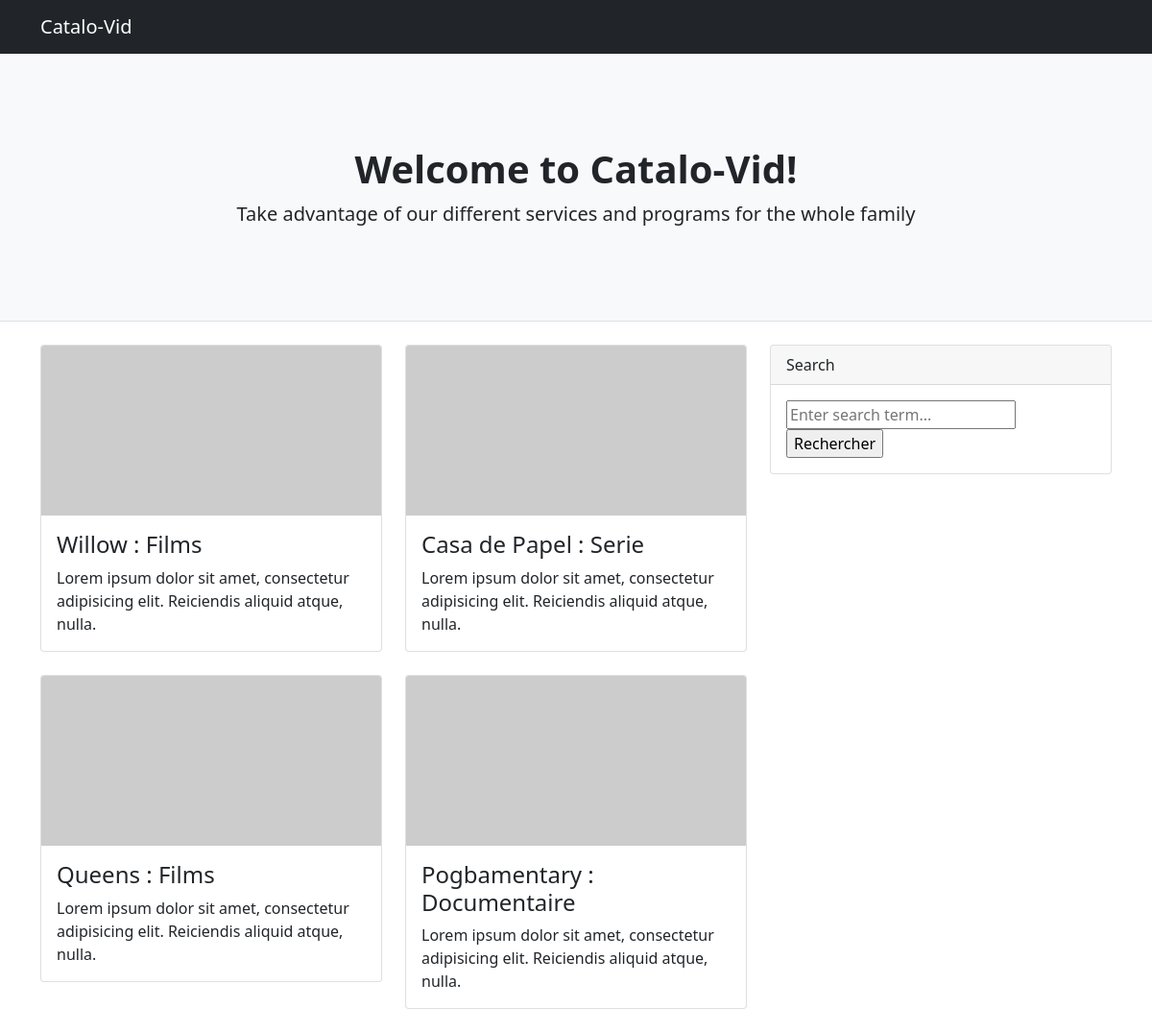
The page / on the database its author committed.
### tables this page shows
CREATE TABLE IF NOT EXISTS `video` (
  `idvideo` int(11) NOT NULL AUTO_INCREMENT,
  `titre` char(25) DEFAULT NULL,
  `idmaison` int(11) DEFAULT NULL,
  `idcategorie` int(11) DEFAULT NULL,
  PRIMARY KEY (`idvideo`),
  KEY `idmaison` (`idmaison`),
  KEY `idcategorie` (`idcategorie`)
);

CREATE TABLE IF NOT EXISTS `categorie` (
  `idcategorie` int(11) NOT NULL AUTO_INCREMENT,
  `nom_categorie` char(25) DEFAULT NULL,
  PRIMARY KEY (`idcategorie`)
);

### Proprio/admin/affvideo.php (called while the page is built, shortened)
<?php
    require ('dbconnexion.php');
    $re = $bdd->query('SELECT * FROM video, maison, categorie WHERE video.idmaison = maison.idmaison AND categorie.idcategorie = video.idcategorie');
?>

### index.php (the view, shortened to what this page needs)
<?php  require('./Proprio/admin/affvideo.php'); ?>
<!DOCTYPE html>
<html lang="en">
    <head>
        <link href="Proprio/css/styles.css" rel="stylesheet" />
    </head>
    <body>
        <nav class="navbar navbar-expand-lg navbar-dark bg-dark">
            <div class="container">
                <a class="navbar-brand" href="#!">Catalo-Vid</a>
            </div>
        </nav>
        <header class="py-5 bg-light border-bottom mb-4">
            <div class="container">
                <div class="text-center my-5">
                    <h1 class="fw-bolder">Welcome to Catalo-Vid!</h1>
                    <p class="lead mb-0">Take advantage of our different services and programs for the whole family</p>
                </div>
            </div>
        </header>
        <div class="container">
            <div class="row">
                <div class="col-lg-8">
                    <div class="row">
                    <?php
                        if ($re->rowCount() > 0) {
                            while($trouver = $re->fetch()) { ?>
                        <div class="col-lg-6">
                            <div class="card mb-4">
                                <a href="#!"><img class="card-img-top" src="https://dummyimage.com/700x350/dee2e6/6c757d.jpg" alt="..." /></a>
                                <div class="card-body">
                                    <h2 class="card-title h4"><?= $trouver['titre']; ?> : <?= $trouver['nom_categorie']; ?> </h2>
                                    <p class="card-text">Lorem ipsum dolor sit amet, consectetur adipisicing elit. Reiciendis aliquid atque, nulla.</p>
                                </div>
                            </div>
                        </div>
                    <?php }  } else {
                        ?>
                        <h2>Aucune reponse trouver</h2>
                        <?php
                    }
                ?>
                    </div>
                </div>
                <div class="col-lg-4">
                    <div class="card mb-4">
                        <div class="card-header">Search</div>
                        <div class="card-body">
                            <div class="input-group">
                                <form action="" method="get">
                                    <input type="text" placeholder="Enter search term..." name="s" autocomplete="off">
                                    <input type="submit" value="Rechercher" name="envoyer">
                                </form>
                            </div>
                        </div>
                    </div>
                </div>
            </div>
        </div>
    </body>
</html>

### rows shown on the page
video: titre "Willow", idcategorie.nom_categorie "Films"
video: titre "Casa de Papel", idcategorie.nom_categorie "Serie"
video: titre "Queens", idcategorie.nom_categorie "Films"
video: titre "Pogbamentary", idcategorie.nom_categorie "Documentaire"
